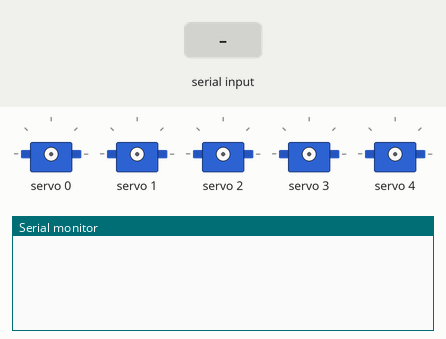
Simulated run of this sketch. Board: Arduino Uno, built with avr-gcc and run on an emulated ATmega328P. Parts: 5 × servo, the last lines printed to the serial monitor. The test bench sets the inputs (shaded band).

Above: at 1.2 s.
1.3 s: "S1" received over Serial
At 3.5 s:
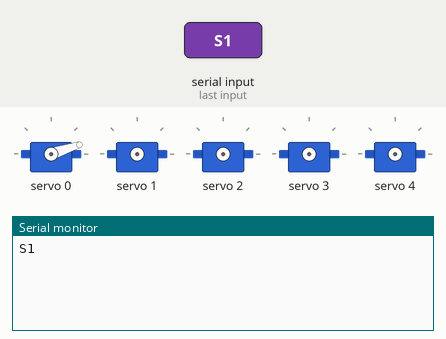
3.8 s: "S2" received over Serial
At 5.4 s:
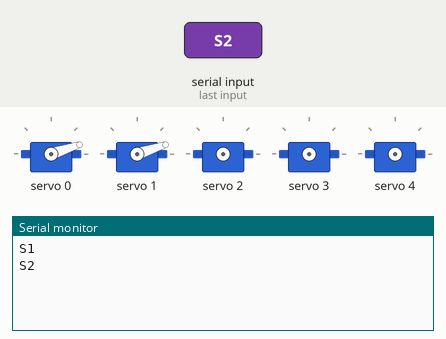
6.3 s: "S3" received over Serial
At 8.5 s:
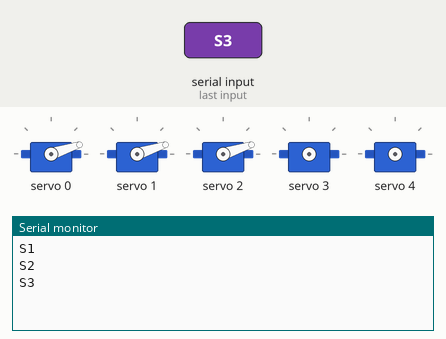
8.8 s: "S4" received over Serial
At 10.4 s:
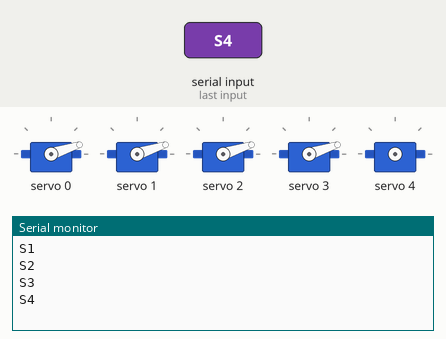
11.3 s: "S5" received over Serial
At 13.5 s:
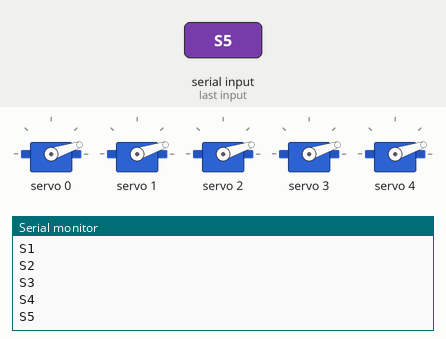
Timing chart, 0 to 15.0 s (numbered marks = the images above; inputs shaded):
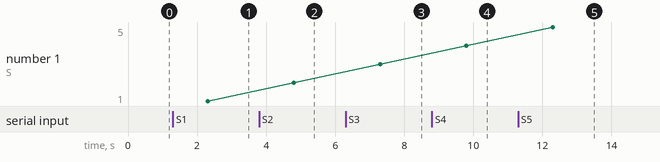

Measured:
- after the input at 1.3 s, the serial monitor: prints a new line after 1.0 s (image 1)
- after the input at 3.8 s, the serial monitor: prints a new line after 1.0 s (image 2)
- after the input at 6.3 s, the serial monitor: prints a new line after 1.0 s (image 3)
- after the input at 8.8 s, the serial monitor: prints a new line after 1.0 s (image 4)
- after the input at 11.3 s, the serial monitor: prints a new line after 1.0 s (image 5)
- plotted number 1: 1 → 2 after the input at 3.8 s, 2 → 3 after the input at 6.3 s, 3 → 4 after the input at 8.8 s, 4 → 5 after the input at 11.3 s

The sketch:

Tutorial_5_servo.ino
```cpp
#include <Wire.h>
#include <Adafruit_PWMServoDriver.h>

Adafruit_PWMServoDriver pca;

String x;
String S_N;
String val;
int angle;
int pulse;

void setup() {
  Serial.begin(9600);
  pca.begin();
  pca.setPWMFreq(50);
}
void getdata(){
  S_N = x.substring(0,2);
  val = x.substring(3);
  angle = val.toInt();
  pulse = map(angle,0,180,150,600);
  //Serial.println("The servo is:");
  //Serial.println(S_N);
  //Serial.println("The angle is :");
  //Serial.println(val);
}


void loop() {
  if (Serial.available()>0){
    x = Serial.readString();
    Serial.println(x);
    getdata();
    if (S_N == "S1"){
      //Serial.println("The servo 1 is rotating at an angle of :");
      //Serial.println(angle);
      pca.setPWM(0, 0, pulse);
    }
    else if (S_N == "S2"){
      //Serial.println("The servo 2 is rotating at an angle of :");
      //Serial.println(angle);
      pca.setPWM(1, 0, pulse);
    }
    else if (S_N == "S3"){
      //Serial.println("The servo 3 is rotating at an angle of :");
      //Serial.println(angle);
      pca.setPWM(2, 0, pulse);
    }
    else if (S_N == "S4"){
      //Serial.println("The servo 4 is rotating at an angle of :");
      //Serial.println(angle);
      pca.setPWM(3, 0, pulse);
    }
    else if (S_N == "S5"){
      //Serial.println("The servo 5 is rotating at an angle of :");
      //Serial.println(angle);
      pca.setPWM(4, 0, pulse);
    }

  }

}
```
